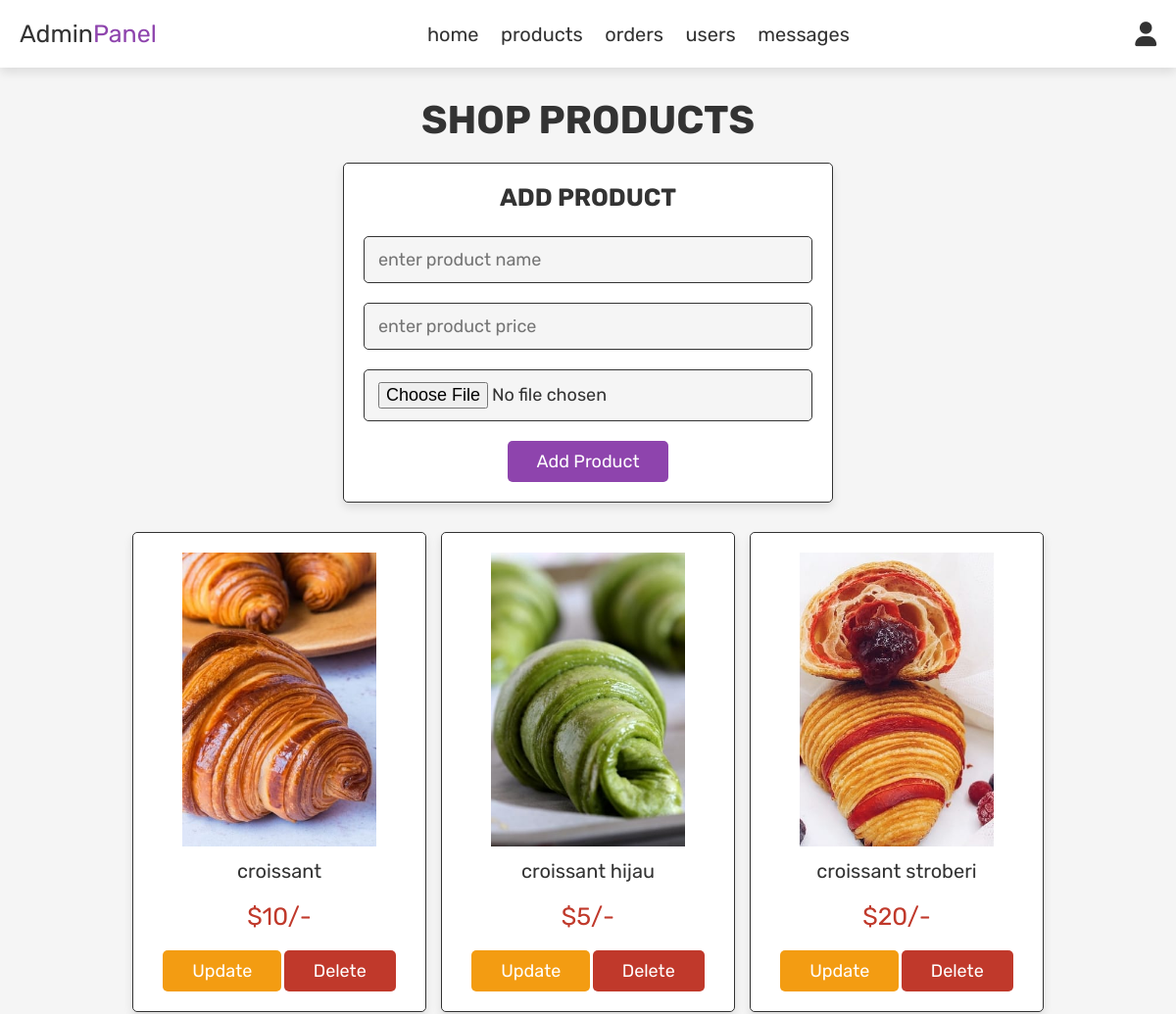
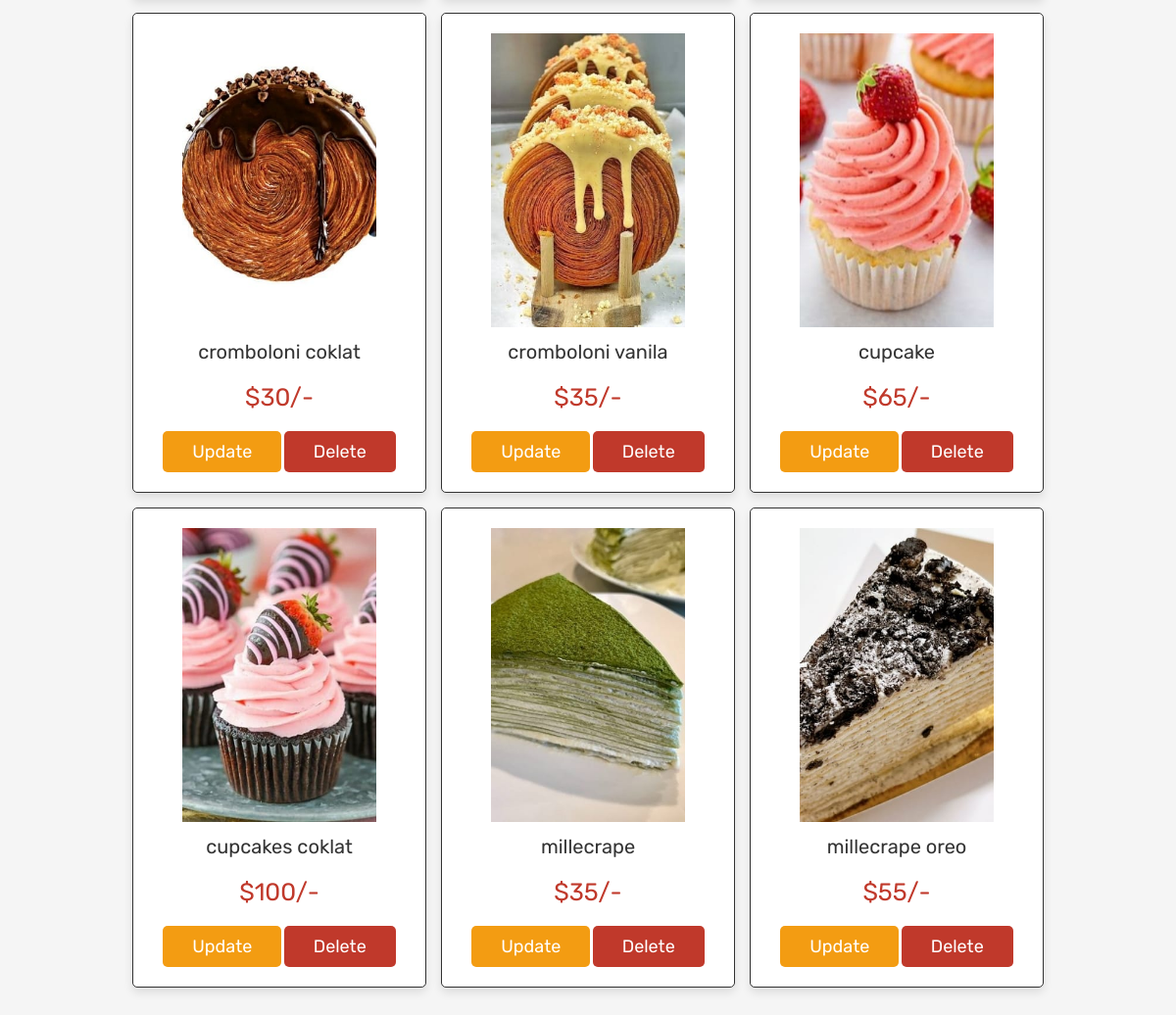
/admin_products.php (signed in), run on the app's committed database (2 pictures, top to bottom).
### tables this page shows
CREATE TABLE `products` (
  `id` int(100) NOT NULL,
  `name` varchar(100) NOT NULL,
  `price` int(100) NOT NULL,
  `image` varchar(100) NOT NULL
);

### admin_products.php (the view, shortened to what this page needs)
<?php
include 'config.php';
?>
<!DOCTYPE html>
<html lang="en">
<head>
    <link rel="stylesheet" href="https://cdnjs.cloudflare.com/ajax/libs/font-awesome/6.0.0/css/all.min.css">
    <link rel="stylesheet" href="css/admin_style.css">
</head>
<body>
<?php include 'admin_header.php'; ?>
<section class="add-products">
    <h1 class="title">shop products</h1>
    <form action="" method="post" enctype="multipart/form-data">
        <h3>add product</h3>
        <input type="text" name="name" class="box" placeholder="enter product name" required>
        <input type="number" min="0" name="price" class="box" placeholder="enter product price" required>
        <input type="file" name="image" accept="image/jpg, image/jpeg, image/png" class="box" required>
        <input type="submit" value="add product" name="add_product" class="btn">
    </form>
</section>
<section class="show-products">
    <div class="box-container">
        <?php
            $select_products = mysqli_query($conn, "SELECT * FROM `products`") or die('query failed');
            if(mysqli_num_rows($select_products) > 0){
                while($fetch_products = mysqli_fetch_assoc($select_products)){
        ?>
        <div class="box">
            <img src="uploaded_img/<?php echo $fetch_products['image']; ?>" alt="">
            <div class="name"><?php echo $fetch_products['name']; ?></div>
            <div class="price">$<?php echo $fetch_products['price']; ?>/-</div>
            <a href="admin_products.php?update=<?php echo $fetch_products['id']; ?>" class="option-btn">update</a>
            <a href="admin_products.php?delete=<?php echo $fetch_products['id']; ?>" class="delete-btn" onclick="return confirm('delete this product?');">delete</a>
        </div>
        <?php
            }
        }else{
            echo '<p class="empty">no products added yet!</p>';
        }
        ?>
    </div>
    </section>
</body>
</html>

### admin_header.php (shortened to what this page needs)
<header class="header">
    <div class="flex">
        <a href="admin_page.php" class="logo">Admin<span>Panel</span></a>
        <nav class="navbar">
            <a href="admin_page.php">home</a>
            <a href="admin_products.php">products</a>
            <a href="admin_orders.php">orders</a>
            <a href="admin_users.php">users</a>
            <a href="admin_contacts.php">messages</a>
        </nav>
        <div class="icons">
            <div id="user-btn" class="fas fa-user"></div>
        </div>
    </div>
</header>

### css/admin_style.css (style rules this page uses)
:root { --purple:#8e44ad; --red:#c0392b; --orange:#f39c12; --black:#333; --white:#fff; --light-color:#666; --light-white:#ccc; --light-bg:#f5f5f5; --border:.1rem solid var(--black); --box-shadow:0 .5rem 1rem rgba(0,0,0,.1); }
* { font-family: 'Rubik', sans-serif; margin:0; padding:0; box-sizing: border-box; outline: none; border:none; text-decoration: none; transition:all .2s linear; }
html { font-size: 62.5%; overflow-x: hidden; }
body { background-color: var(--light-bg); }
section { padding:3rem 2rem; }
.title { text-align: center; margin-bottom: 2rem; text-transform: uppercase; color:var(--black); font-size: 4rem; }
.btn, .option-btn, .delete-btn, .white-btn { display: inline-block; margin-top: 1rem; padding:1rem 3rem; cursor: pointer; color:var(--white); font-size: 1.8rem; border-radius: .5rem; text-transform: capitalize; }
.white-btn, .btn { background-color: var(--purple); }
.option-btn { background-color: var(--orange); }
.delete-btn { background-color: var(--red); }
.header { position: sticky; top:0; left:0; right:0; z-index: 1000; background-color: var(--white); box-shadow: var(--box-shadow); }
.header .flex { display: flex; align-items: center; padding:2rem; justify-content: space-between; position: relative; max-width: 1200px; margin:0 auto; }
.header .flex .logo { font-size: 2.5rem; color:var(--black); }
.header .flex .logo span { color:var(--purple); }
.header .flex .navbar a { margin:0 1rem; font-size: 2rem; color:var(--black); }
.header .flex .icons div { margin-left: 1.5rem; font-size: 2.5rem; cursor: pointer; color:var(--black); }
.add-products form { background-color: var(--white); border-radius: .5rem; padding:2rem; text-align: center; box-shadow: var(--box-shadow); border:var(--border); max-width: 50rem; margin:0 auto; }
.add-products form h3 { font-size: 2.5rem; text-transform: uppercase; color:var(--black); margin-bottom: 1.5rem; }
.add-products form .box { width: 100%; background-color: var(--light-bg); border-radius: .5rem; margin:1rem 0; padding:1.2rem 1.4rem; color:var(--black); font-size: 1.8rem; border:var(--border); }
.show-products .box-container { display: grid; grid-template-columns: repeat(auto-fit, 30rem); justify-content: center; gap:1.5rem; max-width: 1200px; margin:0 auto; align-items: flex-start; }
.show-products { padding-top: 0; }
.show-products .box-container .box { text-align: center; padding:2rem; border-radius: .5rem; border:var(--border); box-shadow: var(--box-shadow); background-color: var(--white); }
.show-products .box-container .box img { height: 30rem; }
.show-products .box-container .box .name { padding:1rem 0; font-size: 2rem; color:var(--black); }
.show-products .box-container .box .price { padding:1rem 0; font-size: 2.5rem; color:var(--red); }

### data on the page
products: image (picture), name "croissant", price "10"
products: image (picture), name "croissant hijau", price "5"
products: image (picture), name "croissant stroberi", price "20"
products: image (picture), name "cromboloni coklat", price "30"
products: image (picture), name "cromboloni vanila", price "35"
products: image (picture), name "cupcake", price "65"
products: image (picture), name "cupcakes coklat", price "100"
products: image (picture), name "millecrape", price "35"
products: image (picture), name "millecrape oreo", price "55"
